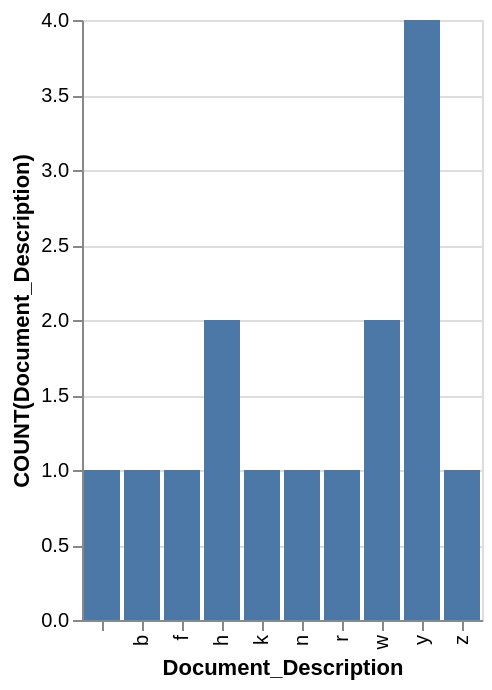

This figure's Vega-Lite source:
### Vega-Lite specification from a JSON file in a GitHub repository (floating-point values rounded to 4 significant figures)
{"data": {"values": [{"x_data": "b", "y_data": 1}, {"x_data": "f", "y_data": 1}, {"x_data": "h", "y_data": 2}, {"x_data": "k", "y_data": 1}, {"x_data": "n", "y_data": 1}, {"x_data": "r", "y_data": 1}, {"x_data": "", "y_data": 1}, {"x_data": "w", "y_data": 2}, {"x_data": "y", "y_data": 4}, {"x_data": "z", "y_data": 1}]}, "mark": "bar", "encoding": {"x": {"field": "x_data", "type": "nominal", "title": "Document_Description", "sort": "ascending"}, "y": {"field": "y_data", "type": "quantitative", "title": "COUNT(Document_Description)"}}}
